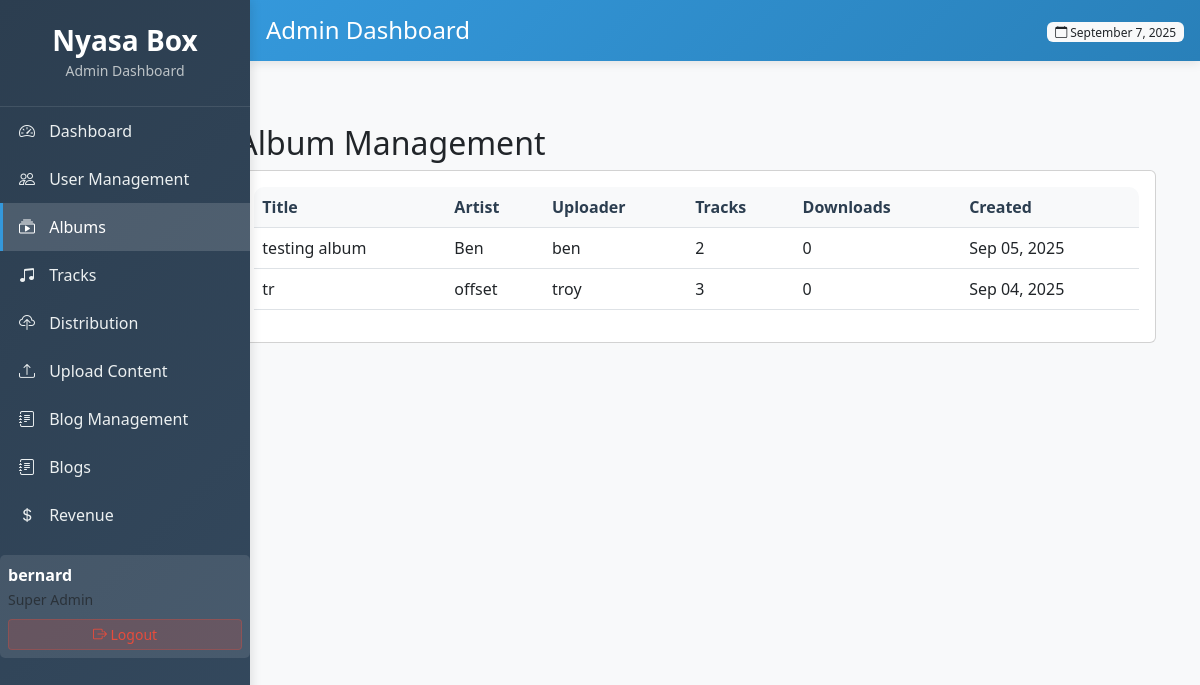
/xyz/albums/ (signed in), run on an earlier commit of the app's database.
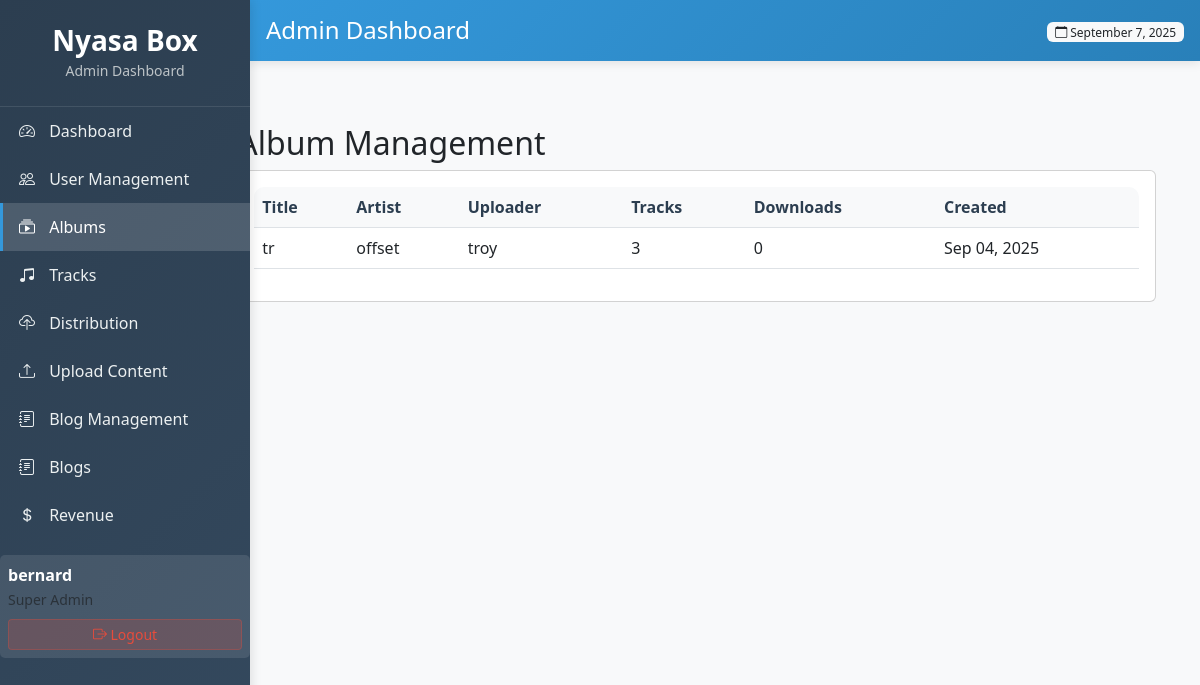
And on a later commit of the database.
### core/models.py (models this page shows, shortened)
class Album(models.Model):
    title = models.CharField(max_length=200)
    slug = models.SlugField(unique=True)
    artist = models.CharField(max_length=200)  # Changed from ForeignKey to CharField
    genre = models.CharField(max_length=20, choices=GENRE_CHOICES)  # Changed from ForeignKey to CharField
    release_date = models.DateField()
    cover_art = models.ImageField(upload_to='album_covers/')
    description = models.TextField(blank=True)
    uploader = models.ForeignKey(User, on_delete=models.CASCADE)
    created_at = models.DateTimeField(auto_now_add=True)
    updated_at = models.DateTimeField(auto_now=True)
    downloads = models.PositiveIntegerField(default=0)

### core/admin_views.py (the view)
# urls.py: path('xyz/albums/', admin_views.admin_albums, name='admin_albums'),
@login_required
@user_passes_test(is_admin)
def admin_albums(request):
    albums = Album.objects.select_related('uploader').order_by('-created_at')
    return render(request, 'peza/albums.html', {'albums': albums})

### core/admin_views.py (called while the page is built)
def is_admin(user):
    return user.is_authenticated and user.is_superuser

### core/templates/peza/albums.html
{% extends 'peza/base.html' %}
{% block content %}
<div class="container-fluid">
    <div class="row">
        <div class="col-md-9 col-lg-10 ms-auto">
            <div class="container-fluid mt-4">
                <h2>Album Management</h2>
                <div class="card">
                    <div class="card-body">
                        <div class="table-responsive">
                            <table class="table table-hover">
                                <thead>
                                    <tr>
                                        <th>Title</th>
                                        <th>Artist</th>
                                        <th>Uploader</th>
                                        <th>Tracks</th>
                                        <th>Downloads</th>
                                        <th>Created</th>
                                    </tr>
                                </thead>
                                <tbody>
                                    {% for album in albums %}
                                    <tr>
                                        <td>{{ album.title }}</td>
                                        <td>{{ album.artist }}</td>
                                        <td>{{ album.uploader.username }}</td>
                                        <td>{{ album.tracks.count }}</td>
                                        <td>{{ album.downloads }}</td>
                                        <td>{{ album.created_at|date:"M d, Y" }}</td>
                                    </tr>
                                    {% endfor %}
                                </tbody>
                            </table>
                        </div>
                    </div>
                </div>
            </div>
        </div>
    </div>
</div>
{% endblock %}

What changed in the data, as far as the page shows it:
removed Album: title "testing album", artist "Ben", uploader.username "ben", tracks.count "2", downloads "0", created_at "Sep 05, 2025"
